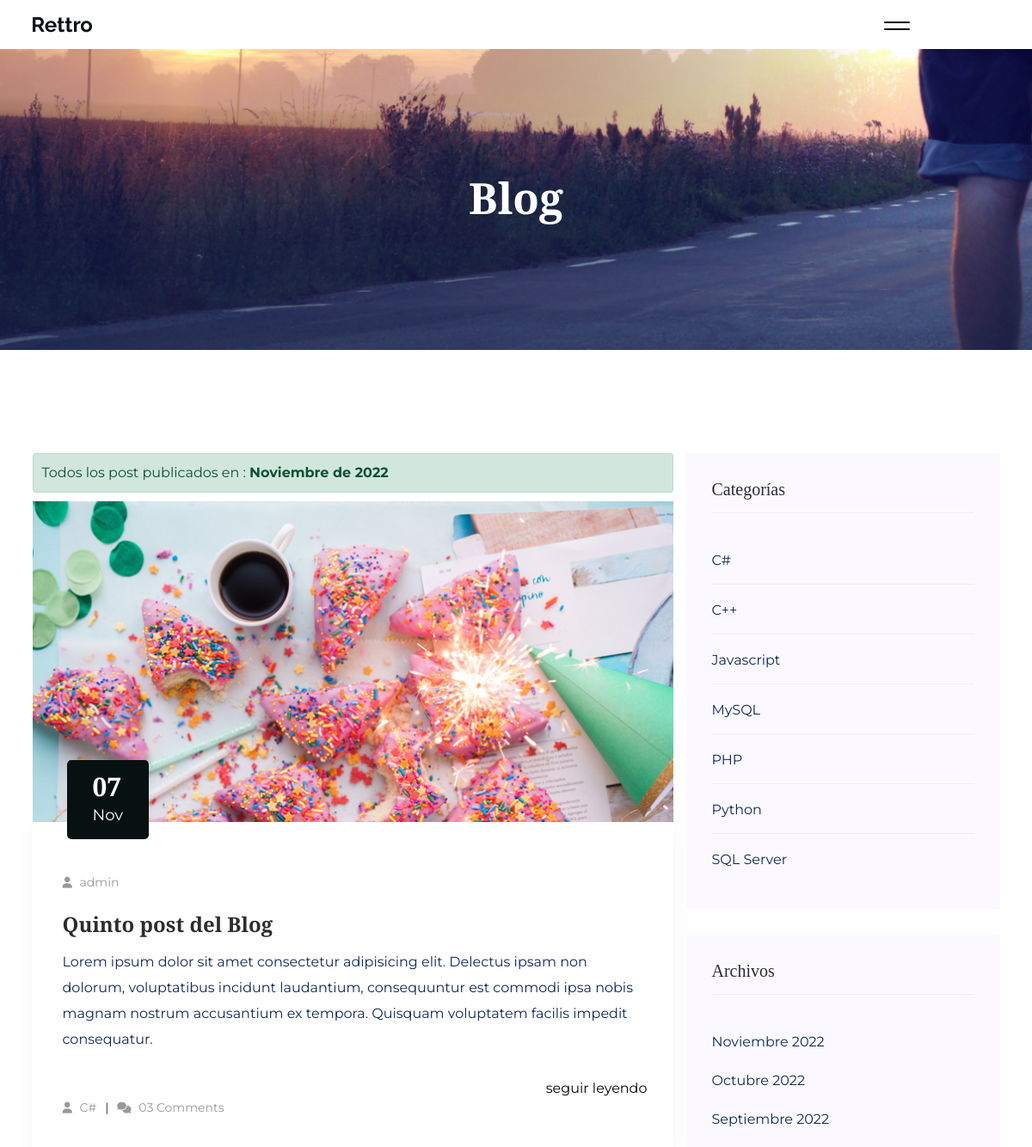
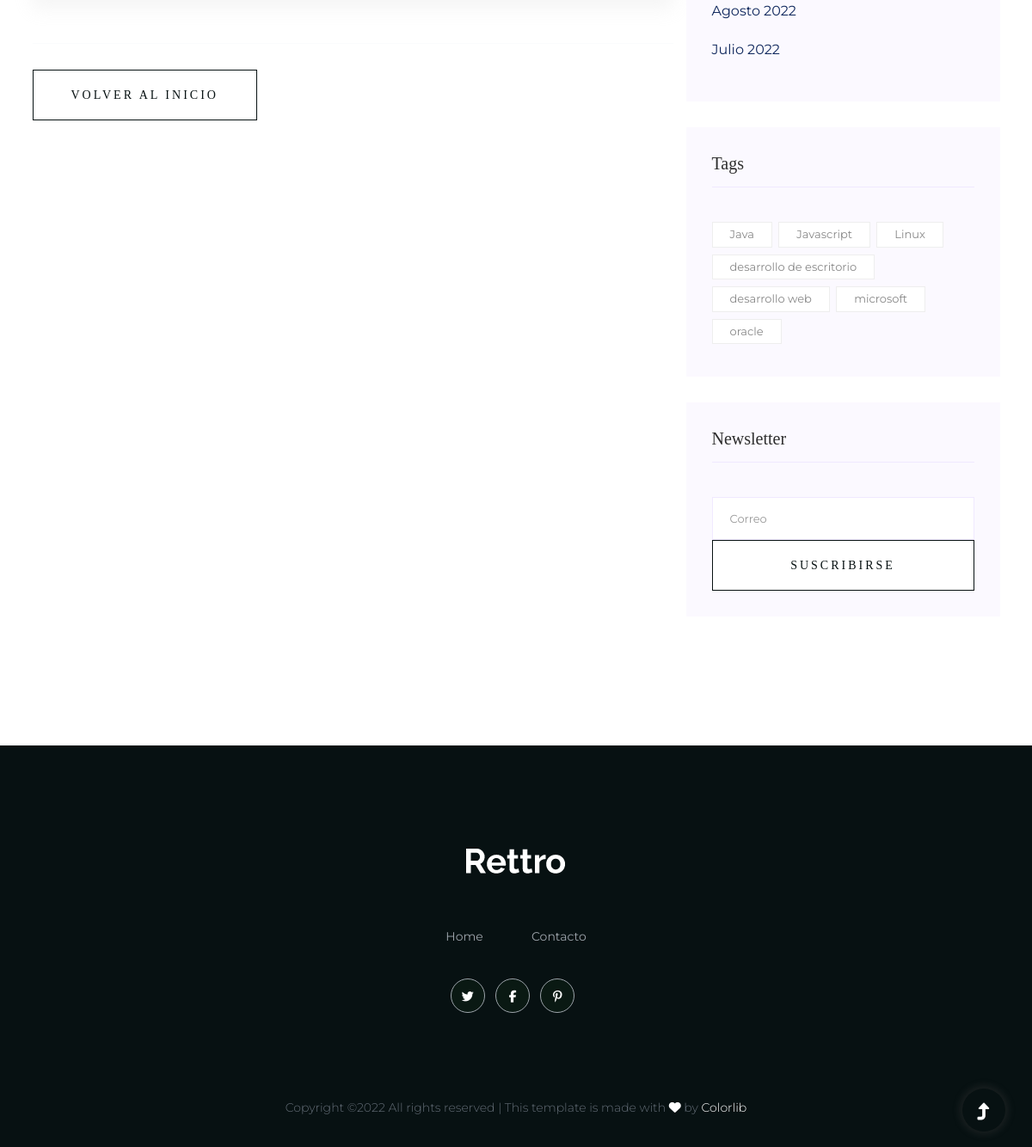
The app's page /dates/11/2022 with its own data (2 pictures, top to bottom).
### core/models.py (models this page shows, shortened)
class Post(models.Model):
    title = models.CharField(max_length=250, verbose_name='Titulo')
    excerp = models.TextField(verbose_name='Bajada')
    content = RichTextField(verbose_name='Contenido')
    image = models.ImageField(upload_to='post', null=True, blank=True, verbose_name='Imagen')
    published = models.BooleanField(default=False, verbose_name='Publicado')
    category = models.ForeignKey(Category, on_delete=models.CASCADE,related_name='get_posts',verbose_name='Categoría')
    author = models.ForeignKey(User, on_delete=models.CASCADE,related_name='get_posts', verbose_name='Author')
    tags = models.ManyToManyField(Tag, verbose_name='Etiquetas')
    created = models.DateTimeField(auto_now_add=True, verbose_name='Fecha de creación')
    updated = models.DateTimeField(auto_now=True, verbose_name='Fecha de modificación')
    class Meta:
        verbose_name= 'Publicación'
        verbose_name_plural = 'Publicaciones'
        ordering = ['-created']

class Category(models.Model):
    name = models.CharField(max_length=200, unique=True, verbose_name='Nombre')
    active = models.BooleanField(default=True, verbose_name='Activo')
    created = models.DateTimeField(auto_now_add=True, verbose_name='Fecha de creación')
    updated = models.DateTimeField(auto_now=True, verbose_name='Fecha de modificación')
    class Meta:
        verbose_name= 'Categoria'
        verbose_name_plural = 'Categorias'
        ordering = ['name']
    def __str__(self):
        return self.name

class Tag(models.Model):
    name = models.CharField(max_length=200, unique=True, verbose_name='Nombre')
    active = models.BooleanField(default=True, verbose_name='Activo')
    created = models.DateTimeField(auto_now_add=True, verbose_name='Fecha de creación')
    updated = models.DateTimeField(auto_now=True, verbose_name='Fecha de modificación')
    class Meta:
        verbose_name= 'Etiqueta'
        verbose_name_plural = 'Etiquetas'
        ordering = ['name']

class Link(models.Model):
    key = models.CharField(max_length=100, verbose_name='Key Link')
    name = models.CharField(max_length=120, verbose_name='Red Social')
    url = models.URLField(max_length=350, blank=True, null=True, verbose_name='Enlace')
    icon = models.CharField(max_length=100, blank=True, null=True, verbose_name='Icono')
    created = models.DateTimeField(auto_now_add=True, verbose_name='Fecha de creación')
    updated = models.DateTimeField(auto_now=True, verbose_name='Fecha de modificación')
    class Meta:
        verbose_name= 'Red Social'
        verbose_name_plural = 'Redes Sociales'
        ordering = ['name']

### core/views.py (the view)
# urls.py: path('dates/<int:month_id>/<int:year_id>',dates, name="dates"),
def dates(request, month_id, year_id):
    meses = {
        1: 'Enero',
        2: 'Febrero',
        3: 'Marzo',
        4: 'Abril',
        5: 'Mayo',
        6: 'Junio',
        7: 'Julio',
        8: 'Agosto',
        9: 'Septiembre',
        10: 'Octubre',
        11: 'Noviembre',
        12: 'Diciembre',
    }
    if month_id > 12 or month_id < 1:
        return render(request, 'core/404.html')
    title = 'Blog'
    posts = Post.objects.filter(published=True, created__month=month_id, created__year=year_id)
    return render(request,'core/dates.html',{
        'title' : title,
        'posts':posts,
        'month':meses[month_id],
        'year':year_id
    })

### templates/core/dates.html (shortened to what this page needs)
{% extends 'layouts/core/base.html' %}
{% load static %}
{% block content %}
                <div class="col-lg-8 mb-5 mb-lg-0">
                    <div class="alert alert-success" role="alert">
                        Todos los post publicados en : <strong>{{ month }} de {{ year }}</strong>
                    </div>
                    <div class="blog_left_sidebar">
                        {% for p in posts %}
                        <article class="blog_item">
                            <div class="blog_item_img">
                                <img class="card-img rounded-0" src="{{ p.image.url }}" alt="">
                                <a href="#" class="blog_item_date">
                                    <h3>{{p.created|date:"d"}}</h3>
                                    <p>{{p.created|date:"M"}}</p>
                                </a>
                            </div>
                            <div class="blog_details">
                                <ul class="blog-info-link">
                                    <li><a href="{% url 'author' p.author.id %}"><i class="fa fa-user"></i> {{ p.author }}</a></li>
                                </ul>
                                <br>
                                <a class="d-inline-block" href="{% url 'detail' p.id %}">
                                    <h2 class="blog-head" style="color: #2d2d2d;">{{p.title}}</h2>
                                </a>
                                <p>{{ p.excerp }}</p>
                                <div class="desc">
                                    <div class="d-flex justify-content-between">
                                        <div class="reply-btn">
                                            <a href="#" class="btn-reply">seguir leyendo</a>
                                        </div>
                                    </div>
                                </div>
                                <ul class="blog-info-link">
                                    <li><a href="{% url 'category' p.category.id %}"><i class="fa fa-user"></i> {{ p.category }}</a></li>
                                    <li><a href="#"><i class="fa fa-comments"></i> 03 Comments</a></li>
                                </ul>
                            </div>
                        </article>
                        {% empty %}
                        <div class="alert alert-danger" role="alert">
                            No hay post en la fecha: <strong>{{ category }}</strong>
                        </div>
                        {% endfor %}
                        <hr>
                        <div class="desc">
                            <div class="d-flex justify-content-between">
                                <div class="d-flex align-items-center">
                                    <input type="button" class="button primary-bg text-white w-100 btn_1 boxed-btn" value="Volver al Inicio" onclick=" relocate_home()">
                                </div>
                            </div>
                        </div>
                    </div>
                </div>
{% endblock %}

### templates/layouts/core/base.html (shortened to what this page needs)
{% load static %}
<!DOCTYPE html>
<html lang="en" class="no-js" lang="zxx">
<head>
    <link href="https://maxcdn.bootstrapcdn.com/font-awesome/latest/css/font-awesome.min.css" rel="stylesheet"/>
    <link rel="stylesheet" href="{% static 'css/bootstrap.min.css' %}">
    <link rel="stylesheet" href="{% static 'css/owl.carousel.min.css' %}">
    <link rel="stylesheet" href="{% static 'css/slicknav.css' %}">
    <link rel="stylesheet" href="{% static 'css/flaticon.css' %}">
    <link rel="stylesheet" href="{% static 'css/hamburgers.min.css' %}">
    <link rel="stylesheet" href="{% static 'css/progressbar_barfiller.css' %}">
    <link rel="stylesheet" href="{% static 'css/gijgo.css' %}">
    <link rel="stylesheet" href="{% static 'css/animate.min.css' %}">
    <link rel="stylesheet" href="{% static 'css/animated-headline.css' %}">
    <link rel="stylesheet" href="{% static 'css/magnific-popup.css' %}">
    <link rel="stylesheet" href="{% static 'css/fontawesome-all.min.css' %}">
    <link rel="stylesheet" href="{% static 'css/themify-icons.css' %}">
    <link rel="stylesheet" href="{% static 'css/slick.css' %}">
    <link rel="stylesheet" href="{% static 'css/nice-select.css' %}">
    <link rel="stylesheet" href="{% static 'css/style.css' %}">
</head>
<body>
    <header>
        <div class="header-area">
            <div class="main-header header-sticky">
                <div class="container-fluid">
                    <div class="row align-items-center">
                        <div class="col-xl-2 col-lg-2 col-md-1">
                            <div class="logo">
                                <a href="{% url 'index' %}"><img src="{% static 'img/logo/logo.png' %}" alt=""></a>
                            </div>
                        </div>
                        <div class="col-xl-9 col-lg-10">
                            <div class="main-menu black-menu menu-bg-white d-none d-lg-block">
                                <div class="hamburger hamburger--collapse">
                                    <div class="hamburger-box">
                                        <div class="hamburger-inner"></div>
                                    </div>
                                </div>
                            </div>
                        </div>
                    </div>
                </div>
            </div>
        </div>
    </header>
    <section class="slider-area slider-area2 slider-height2 d-flex align-items-center  hero-overly">
        <div class="container">
            <div class="row justify-content-center">
                <div class="col-xl-8 col-lg-11 col-md-12">
                    <div class="hero__caption hero__caption2 text-center">
                        <h2>{{title}}</h2>
                    </div>
                </div>
            </div>
        </div>
    </section>
    <main>
        <section class="blog_area section-padding">
        <div class="container">
            <div class="row">
                {% block content %}
                {% endblock %}
                <div class="col-lg-4">
                    <div class="blog_right_sidebar">
                        <aside class="single_sidebar_widget post_category_widget">
                            <h4 class="widget_title" style="color: #2d2d2d;">Categorías</h4>
                            <ul class="list cat-list">
                                {% for c in categories %}
                                    <li>
                                        <a href="{% url 'category' c.id %}" class="d-flex">
                                            <p>{{c.name}}</p>
                                        </a>
                                    </li>
                                {% endfor %}
                            </ul>
                        </aside>
                        <aside class="single_sidebar_widget popular_post_widget">
                            <h3 class="widget_title" style="color: #2d2d2d;">Archivos</h3>
                            <ul class="list cat-list">
                                {% for item in dates %}
                                    <li>
                                        {% if item.month == 7 %}<a href="{% url 'dates' item.month item.year %}" class="d-flex"><p>Julio {{ item.year }}</p></a>{% endif %}
                                        {% if item.month == 8 %}<a href="{% url 'dates' item.month item.year %}" class="d-flex"><p>Agosto {{ item.year }}</p></a>{% endif %}
                                        {% if item.month == 9 %}<a href="{% url 'dates' item.month item.year %}" class="d-flex"><p>Septiembre {{ item.year }}</p></a>{% endif %}
                                        {% if item.month == 10 %}<a href="{% url 'dates' item.month item.year %}" class="d-flex"><p>Octubre {{ item.year }}</p></a>{% endif %}
                                        {% if item.month == 11 %}<a href="{% url 'dates' item.month item.year %}" class="d-flex"><p>Noviembre {{ item.year }}</p></a>{% endif %}
                                    </li>
                                {% endfor %}
                            </ul>
                        </aside>
                        <aside class="single_sidebar_widget tag_cloud_widget">
                            <h4 class="widget_title" style="color: #2d2d2d;">Tags</h4>
                            <ul class="list">
                                {% for t in tag %}
                                    <li>
                                        <a href="#">{{ t.name }}</a>
                                    </li>
                                {% endfor %}
                            </ul>
                        </aside>
                        <aside class="single_sidebar_widget newsletter_widget">
                            <h4 class="widget_title" style="color: #2d2d2d;">Newsletter</h4>
                            <form action="{% url 'newsletter' %}" method="POST" id="FormNewsletter">
                                <div class="form-group has-label">
                                    <input type="email" class="form-control" onfocus="this.placeholder = ''"onblur="this.placeholder = 'Correo'" placeholder='Correo' name="email" required="true">
                                </div>
                                <button class="button rounded-0 primary-bg text-white w-100 btn_1 boxed-btn" type="submit">Suscribirse</button>
                            </form>
                        </aside>
                    </div>
                </div>
            </div>
        </div>
        </section>
    </main>
    <footer>
        <div class="footer-wrappper">
            <div class="footer-area footer-padding">
                <div class="container">
                    <div class="row">
                        <div class="col-xl-12">
                            <div class="single-footer-caption mb-50 text-center">
                                <div class="footer-logo mb-25">
                                    <a href="index.html"><img src="{% static 'img/logo/logo2_footer.png' %}" alt=""></a>
                                </div>
                                <div class="main-menu2">
                                    <nav>
                                        <ul>
                                            <li><a href="{% url 'index' %}">Home</a></li>
                                            <li><a href="{% url 'contact' %}">contacto</a></li>
                                        </ul>
                                    </nav>
                                </div>
                                <div class="footer-social">
                                    {% if KEY_TWITTER.url  %}
                                        <a href="{{ KEY_TWITTER.url }}"><i class="{{ KEY_TWITTER.icon }}"></i></a>
                                    {% endif %}
                                    {% if KEY_FACEBOOK.url %}
                                        <a href="{{ KEY_FACEBOOK.url }}"><i class="{{ KEY_FACEBOOK.icon }}"></i></a>
                                    {% endif %}
                                    {% if KEY_PINTEREST.url %}
                                        <a href="{{ KEY_PINTEREST.url }}"><i class="{{ KEY_PINTEREST.icon }}"></i></a>
                                    {% endif %}
                                </div>
                            </div>
                        </div>
                    </div>
                </div>
            </div>
            <div class="footer-bottom-area">
                <div class="container">
                    <div class="footer-border">
                        <div class="row d-flex align-items-center">
                            <div class="col-xl-12 ">
                                <div class="footer-copy-right text-center">
                                <p>
                                    Copyright &copy;<script>document.write(new Date().getFullYear());</script> All rights reserved | This template is made with <i class="fa fa-heart" aria-hidden="true"></i> by <a href="https://colorlib.com" target="_blank">Colorlib</a>
                                    </p>
                                </div>
                            </div>
                        </div>
                    </div>
                </div>
            </div>
        </div>
    </footer>
<div id="back-top" >
    <a title="Go to Top" href="#"> <i class="fas fa-level-up-alt"></i></a>
</div>
</body>
</html>

### records on screen
Post: image (picture), created "07", created "Nov", author "admin", title "Quinto post del Blog", excerp "Lorem ipsum dolor sit amet consectetur adipisicing elit. Delectus ipsam non dolorum, voluptatibus incidunt laudantium, consequuntur est commodi ipsa nobis magnam nostrum accusantium ex tempora. Quisquam voluptatem facilis impedit consequatur.", category "C#"
Category: name "C#"
Category: name "C++"
Category: name "Javascript"
Category: name "MySQL"
Category: name "PHP"
Category: name "Python"
Category: name "SQL Server"
Tag: name "Java"
Tag: name "Javascript"
Tag: name "Linux"
Tag: name "desarrollo de escritorio"
Tag: name "desarrollo web"
Tag: name "microsoft"
Tag: name "oracle"

### other values on screen
{{ title }} "Blog"
{{ month }} "Noviembre"
{{ year }} "2022"
{{ item.year }} "2022"
